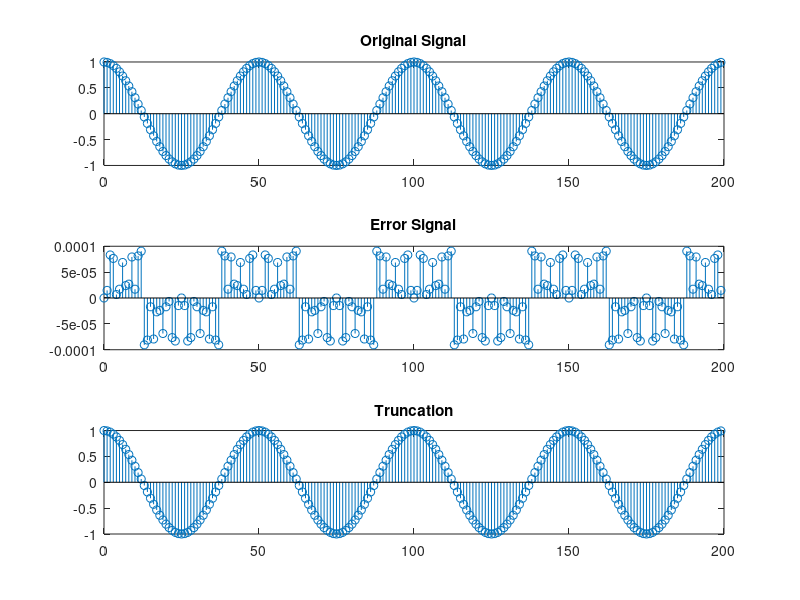

MATLAB code for this plot:
fd=1/50;%frequency
n=0:199;%time period
q=4;%quantize
x=cos(2*pi*fd*n);%cosin function
subplot(3,1,1)%3 rows 1 column 1 box
stem(n,x)%graph output
title('Original Signal')%title of graph
Px=sum(abs(x).^2)/length(x)%power of signal
xq=fix(x*10^q)/10^q;%truncation
xe=x-xq;%error ratio
Pe=sum(abs(xe).^2)/length(xe)%error power
SQNR=10*log10(Px/Pe)%sqnr
subplot(3,1,2)%3 rows 1 column 2 box
stem(n,xe)%graph output
title('Error Signal')%title of graph
subplot(3,1,3);%3 rows 1 column 3 box
stem(n,xq)%graph output
title('Truncation')%graph title